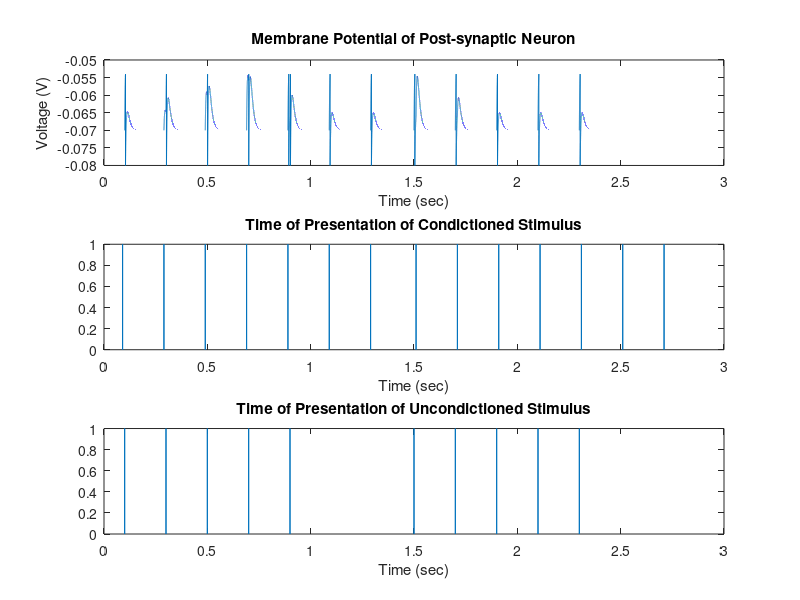

Recreate this plot in MATLAB.
clear all

%Time
T = 0;                              %Start time (0 sec)
dT = .00001;                       %Time increment sec
numTrials = 14;                     %number of trials per run
trialLength = .2;                   %Length of each Trial
endTime = numTrials*trialLength;    %Total time of simulation 

trialTime = T:dT:trialLength;
time = T:dT:endTime;                %Creating of time vector

%Integrate and Fire Constants
Cm = 10e-9;         %capacivity in F/mm^2... May have to come back for units
Gl = 1e-6;          %membrane conductance S/mm^2... May have to come back for units
El = -.070;         %leak potential V
Vex = 0;            %reversal potential of synapses
Vth = -.054;        %threshold potential V
Vreset = -.080;     %reset potential


%Integrate and Fire Variables
V = zeros(1,length(time));     %membrane potential
V(1) = El;

%Synaptic Constants
taus = .005;        %synaptic time constant Sec

%Synaptic Variables
S1 = zeros(1,length(time));     %synaptic gating variable 1
S2 = zeros(1,length(time));     %synaptic gating variable 2

%Plasticity Constants
Altp = 0.35e-6;
taultp = .025;
Altd = 0.45e-6;
taultd = .035;
Gcsmin = 0;
Gcsmax = 1.2e-6;

%Plasticity variables
Gus = 1.2e-6;       %Maximum conductance of unconditioned stimulus
Gcs = 0;            %Maximum conductance of conditioned stimulus
deltaTltp = 0;      %Not so much a delta as just keeping track of the last post-synaptic spike
deltaTltd = 0;      %Not so much a delta as just keeping track of the last pre-synaptic spike

%Conditioned stimulus
t1IntroCs = .090;
trial1CS = zeros(1,length(trialTime)-1);
trial1CS(floor(t1IntroCs/dT)) = 1;

t2IntroCs = .110;
trial2CS = zeros(1,length(trialTime)-1);
trial2CS(floor(t2IntroCs/dT)) = 1;

CStime = [trial1CS trial1CS trial1CS trial1CS trial1CS...
    trial1CS trial1CS trial2CS trial2CS trial2CS...
    trial2CS trial2CS trial2CS trial2CS 0];

%Unconditioned stimulus
t1IntroUs = .100;
trial1US = zeros(1,length(trialTime)-1);
trial1US(floor(t1IntroUs/dT)) = 1;


UStime = [trial1US trial1US trial1US trial1US trial1US...
    zeros(1,length(trialTime)) zeros(1,length(trialTime)-1) trial1US trial1US trial1US...
    trial1US trial1US zeros(1,length(trialTime)-1) zeros(1,length(trialTime)-1)];

trialCounter = 1;
trialCounter2 = 1;
postFirst = 0;
preFirst = 0;

%%%%%%%%%%%%%%%%%%%%%%%%%%%%%%Simulation%%%%%%%%%%%%%%%%%%%%%%%%%%%%%
disp('Trial Number 1');
for i = 2: length(time),
    
    %New trial
    if(trialCounter*dT == .2),
        trialCounter2 = trialCounter2 + 1;
        disp(['Trial Number: ' num2str(trialCounter2)]);
        preFirst = 0; %There hasn't been a pre-synaptic spike yet
        postFirst = 0; %There hasn't been a post-synaptic spike yet
        trialCounter = 0; %Reset the counter
        S1(i-1) = 0;    %reset the unconditioned synaptic gating variable
        S2(i-1) = 0;    %reset the conditioned synaptic gating variable
        V(i-1) = El;    %reset the membrane potential
    end
    
    %calculate potential
    part1 = -Gl*(V(i-1)-El);
    part2 = (V(i-1)-Vex)*(Gus*S1(i-1)+Gcs*S2(i-1));
    %disp(Gcs);
    V(i) = V(i-1) + dT*(-Gl*(V(i-1)-El)-(V(i-1)-Vex)*(Gus*S1(i-1)+Gcs*S2(i-1)))/Cm;
    
    S1(i) = S1(i-1)+dT*(-S1(i-1))/taus;
    S2(i) = S2(i-1)+dT*(-S2(i-1))/taus;
    
    %when post-synaptic spike
    if(V(i)>=Vth),
        V(i) = Vreset; %first reset potential
        if(preFirst),   %if there was a conditioned spike
            Gcs = min(Gcsmax,Gcs+Altp*exp(-((time(i)-deltaTltp)*dT)/taultp)); %update Gcs based on the deltaTltp
            disp(['Time: ' num2str(time(i)) '     Increasing GCS: ' num2str(Gcs)]);
        else %else, post is spiking first
            deltaTltd = time(i);    %set the deltaTltd
            postFirst = 1;          %communicate this is a post-synaptic spike first for LTD
        end
    end
    
    %If the conditioned stimulus is being applied
    if(CStime(i)),
        S2(i) = S2(i) + 1; %update the gating variable
        if(postFirst), %if there was already a postsynaptic spike the do LTD
            Gcs = max(Gcsmin, Gcs-Altd*exp(-((time(i)-deltaTltd)*dT)/taultd)); %update for LTD
            disp(['Time: ' num2str(time(i)) '     Decreasing GCS: ' num2str(Gcs)]);
        else %else this pre is spiking first
            preFirst = 1;    %communicate this is a pre-synaptic spike first for LTP
            deltaTltp = time(i); %set the deltaTltd
        end
    end
    
    %update
    if(UStime(i)),
        S1(i) = S1(i) + 1;
    end
    
    %update trialCounter
    trialCounter = trialCounter + 1;
end


%%%%%%%%%%%%%%%%%%%%Plotting%%%%%%%%%%%%%%%%%%%%%%%
figure(1);

subplot(3,1,1);
plot(time,V);
title('Membrane Potential of Post-synaptic Neuron');
xlabel('Time (sec)');
ylabel('Voltage (V)');

subplot(3,1,2);
plot(time,CStime);
title('Time of Presentation of Condictioned Stimulus');
xlabel('Time (sec)');


subplot(3,1,3);
plot(time,UStime);
title('Time of Presentation of Uncondictioned Stimulus');
xlabel('Time (sec)');

